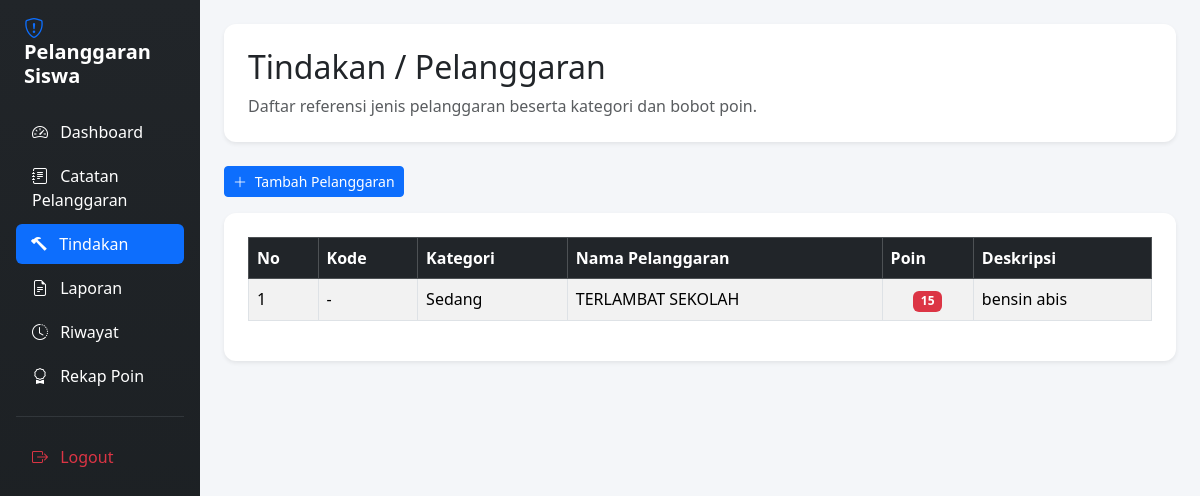
Page /tindakan.php (signed in) on the committed database.
### tables this page shows
CREATE TABLE `t_pelanggaran` (
  `id` int(11) NOT NULL,
  `pelanggaran_kategori_id` int(11) DEFAULT NULL,
  `kode` varchar(30) DEFAULT NULL,
  `nama` varchar(150) DEFAULT NULL,
  `poin` int(11) NOT NULL,
  `deskripsi` text NOT NULL,
  `status_aktif` tinyint(1) NOT NULL,
  `created_at` timestamp NOT NULL DEFAULT current_timestamp(),
  `updated_at` timestamp NOT NULL DEFAULT current_timestamp()
);

CREATE TABLE `t_pelanggaran_kategori` (
  `id` int(11) NOT NULL,
  `nama` varchar(100) DEFAULT NULL,
  `deskripsi` text NOT NULL,
  `status_aktif` tinyint(1) NOT NULL,
  `created_at` timestamp NOT NULL DEFAULT current_timestamp(),
  `updated_at` timestamp NOT NULL DEFAULT current_timestamp()
);

### tindakan.php (the view, shortened to what this page needs)
<?php
include "config/koneksi.php";
$sql = "SELECT
            p.id,
            p.kode,
            p.nama AS nama_pelanggaran,
            p.poin,
            p.deskripsi,
            pk.nama AS nama_kategori
        FROM t_pelanggaran p
        LEFT JOIN t_pelanggaran_kategori pk ON p.pelanggaran_kategori_id = pk.id
        ORDER BY p.id DESC";
$query = mysqli_query($koneksi, $sql);
?>
<!DOCTYPE html>
<html lang="id">
<head>
    <link href="https://cdn.jsdelivr.net/npm/bootstrap@5.3.3/dist/css/bootstrap.min.css" rel="stylesheet">
    <link href="https://cdn.jsdelivr.net/npm/bootstrap-icons@1.11.3/font/bootstrap-icons.min.css" rel="stylesheet">
    <link href="https://cdn.datatables.net/2.3.4/css/dataTables.bootstrap5.min.css" rel="stylesheet">
</head>
<body>
<div class="container-fluid">
    <div class="row">
        <div class="col-md-3 col-lg-2 sidebar p-3">
            <h4 class="text-white mb-4 fw-bold fs-5 px-2">
                <i class="bi bi-shield-exclamation text-primary me-2"></i> Pelanggaran Siswa
            </h4>
            <ul class="nav nav-pills flex-column gap-1">
                <li class="nav-item">
                    <a href="dashboard.php" class="nav-link text-white">
                        <i class="bi bi-speedometer2 me-2"></i> Dashboard
                    </a>
                </li>
                <li class="nav-item">
                    <a href="catatan_pelanggaran.php" class="nav-link text-white">
                        <i class="bi bi-journal-text me-2"></i> Catatan Pelanggaran
                    </a>
                </li>
                <li class="nav-item">
                    <a href="tindakan.php" class="nav-link active" aria-current="page">
                        <i class="bi bi-hammer me-2"></i> Tindakan
                    </a>
                </li>
                <li class="nav-item">
                    <a href="laporan.php" class="nav-link text-white">
                        <i class="bi bi-file-earmark-text me-2"></i> Laporan
                    </a>
                </li>
                <li class="nav-item">
                    <a href="riwayat.php" class="nav-link text-white">
                        <i class="bi bi-clock-history me-2"></i> Riwayat
                    </a>
                </li>
                <li class="nav-item">
                    <a href="rekap_poin.php" class="nav-link text-white">
                        <i class="bi bi-award me-2"></i> Rekap Poin
                    </a>
                </li>
                <hr class="text-secondary my-3">
                <li class="nav-item">
                    <a href="logout.php" class="nav-link text-danger">
                        <i class="bi bi-box-arrow-right me-2"></i> Logout
                    </a>
                </li>
            </ul>
        </div>
        <main class="col-md-9 col-lg-10 p-4">
            <div class="card shadow-sm p-4 bg-white mb-4">
                <h2>Tindakan / Pelanggaran</h2>
                <p class="text-muted mb-0">
                    Daftar referensi jenis pelanggaran beserta kategori dan bobot poin.
                </p>
            </div>
            <div class="mb-3">
                <a href="tambah_pelanggaran.php" class="btn btn-primary btn-sm">
                    <i class="bi bi-plus-lg me-1"></i> Tambah Pelanggaran
                </a>
            </div>
            <div class="card shadow-sm bg-white">
                <div class="card-body p-4">
                    <div class="table-responsive">
                        <table id="tabelTindakan" class="table table-bordered table-striped table-hover w-100 align-middle">
                            <thead class="table-dark">
                                <tr>
                                    <th>No</th>
                                    <th>Kode</th>
                                    <th>Kategori</th>
                                    <th>Nama Pelanggaran</th>
                                    <th>Poin</th>
                                    <th>Deskripsi</th>
                                </tr>
                            </thead>
                            <tbody>
                                <?php
                                $no = 1;
                                while ($row = mysqli_fetch_assoc($query)) {
                                ?>
                                    <tr>
                                        <td><?= $no++; ?></td>
                                        <td><?= htmlspecialchars($row['kode'] ?? '-'); ?></td>
                                        <td><?= htmlspecialchars($row['nama_kategori'] ?? '-'); ?></td>
                                        <td><?= htmlspecialchars($row['nama_pelanggaran'] ?? '-'); ?></td>
                                        <td class="text-center">
                                            <span class="badge bg-danger">
                                                <?= (int) ($row['poin'] ?? 0); ?>
                                            </span>
                                        </td>
                                        <td><?= htmlspecialchars($row['deskripsi'] ?? '-'); ?></td>
                                    </tr>
                                <?php } ?>
                            </tbody>
                        </table>
                    </div>
                </div>
            </div>
        </main>
    </div>
</div>
</body>
</html>

### tindakan.php (style rules this page uses)
body { background-color: #f4f6f9; }
.nav-link { transition: all 0.3s ease; border-radius: 6px; }
.nav-link:hover, .nav-link.active { background-color: #0d6efd !important; color: white !important; padding-left: 15px; }
#tabelTindakan th, #tabelTindakan td { vertical-align: middle; white-space: nowrap; }
.card { border: none; border-radius: 12px; }
.sidebar { background: linear-gradient(180deg, #212529 0%, #1a1e21 100%); min-height: 100vh; }

### rows in the picture
t_pelanggaran: kode "-", pelanggaran_kategori.nama "Sedang", nama "TERLAMBAT SEKOLAH", poin "15", deskripsi "bensin abis"
